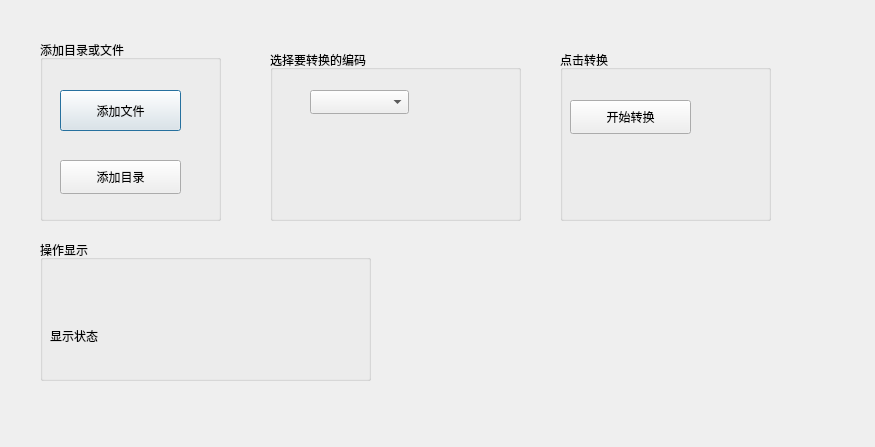
<?xml version="1.0" encoding="UTF-8"?>
<ui version="4.0">
 <class>FileEncodeDialog</class>
 <widget class="QDialog" name="FileEncodeDialog">
  <property name="geometry">
   <rect>
    <x>0</x>
    <y>0</y>
    <width>875</width>
    <height>447</height>
   </rect>
  </property>
  <property name="windowTitle">
   <string>Dialog</string>
  </property>
  <widget class="QGroupBox" name="groupBox">
   <property name="geometry">
    <rect>
     <x>270</x>
     <y>50</y>
     <width>251</width>
     <height>171</height>
    </rect>
   </property>
   <property name="title">
    <string>选择要转换的编码</string>
   </property>
   <widget class="QComboBox" name="comboBox">
    <property name="geometry">
     <rect>
      <x>40</x>
      <y>40</y>
      <width>99</width>
      <height>24</height>
     </rect>
    </property>
   </widget>
  </widget>
  <widget class="QGroupBox" name="groupBox_2">
   <property name="geometry">
    <rect>
     <x>40</x>
     <y>40</y>
     <width>181</width>
     <height>181</height>
    </rect>
   </property>
   <property name="title">
    <string>添加目录或文件</string>
   </property>
   <widget class="QPushButton" name="pushButton">
    <property name="geometry">
     <rect>
      <x>20</x>
      <y>50</y>
      <width>121</width>
      <height>41</height>
     </rect>
    </property>
    <property name="text">
     <string>添加文件</string>
    </property>
   </widget>
   <widget class="QPushButton" name="pushButton_2">
    <property name="geometry">
     <rect>
      <x>20</x>
      <y>120</y>
      <width>121</width>
      <height>34</height>
     </rect>
    </property>
    <property name="text">
     <string>添加目录</string>
    </property>
   </widget>
  </widget>
  <widget class="QGroupBox" name="groupBox_3">
   <property name="geometry">
    <rect>
     <x>40</x>
     <y>240</y>
     <width>331</width>
     <height>141</height>
    </rect>
   </property>
   <property name="title">
    <string>操作显示</string>
   </property>
   <widget class="QLabel" name="label">
    <property name="geometry">
     <rect>
      <x>10</x>
      <y>60</y>
      <width>251</width>
      <height>71</height>
     </rect>
    </property>
    <property name="text">
     <string>显示状态</string>
    </property>
   </widget>
  </widget>
  <widget class="QGroupBox" name="groupBox_4">
   <property name="geometry">
    <rect>
     <x>560</x>
     <y>50</y>
     <width>211</width>
     <height>171</height>
    </rect>
   </property>
   <property name="title">
    <string>点击转换</string>
   </property>
   <widget class="QPushButton" name="pushButton_3">
    <property name="geometry">
     <rect>
      <x>10</x>
      <y>50</y>
      <width>121</width>
      <height>34</height>
     </rect>
    </property>
    <property name="text">
     <string>开始转换</string>
    </property>
   </widget>
  </widget>
 </widget>
 <resources/>
 <connections/>
</ui>
